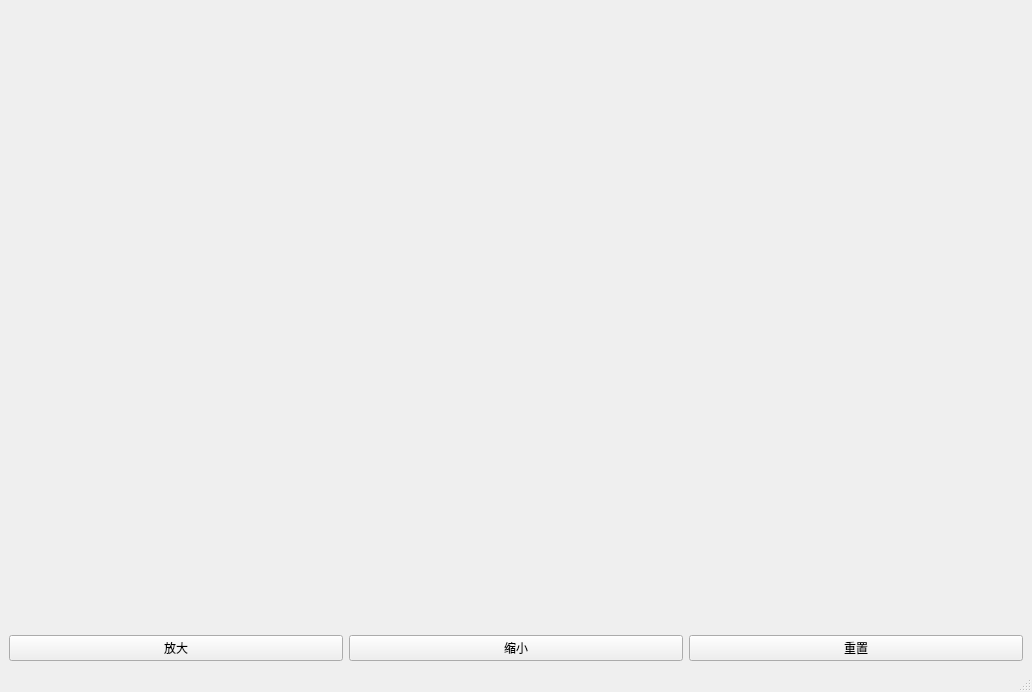
<?xml version="1.0" encoding="UTF-8"?>
<ui version="4.0">
 <class>Spectrum</class>
 <widget class="QMainWindow" name="Spectrum">
  <property name="geometry">
   <rect>
    <x>0</x>
    <y>0</y>
    <width>1032</width>
    <height>692</height>
   </rect>
  </property>
  <property name="windowTitle">
   <string>MainWindow</string>
  </property>
  <widget class="QWidget" name="centralwidget">
   <layout class="QGridLayout" name="gridLayout">
    <item row="0" column="0" colspan="3">
     <widget class="QCustomPlot" name="specturm_wdo" native="true"/>
    </item>
    <item row="1" column="0">
     <widget class="QPushButton" name="zoomIn_but">
      <property name="text">
       <string>放大</string>
      </property>
     </widget>
    </item>
    <item row="1" column="1">
     <widget class="QPushButton" name="zoomOut_but">
      <property name="text">
       <string>缩小</string>
      </property>
     </widget>
    </item>
    <item row="1" column="2">
     <widget class="QPushButton" name="reset_but">
      <property name="text">
       <string>重置</string>
      </property>
     </widget>
    </item>
   </layout>
  </widget>
  <widget class="QStatusBar" name="statusbar"/>
  <action name="action">
   <property name="text">
    <string>窗口信息</string>
   </property>
  </action>
 </widget>
 <customwidgets>
  <customwidget>
   <class>QCustomPlot</class>
   <extends>QWidget</extends>
   <header>qcustomplot.h</header>
   <container>1</container>
  </customwidget>
 </customwidgets>
 <resources/>
 <connections/>
</ui>
